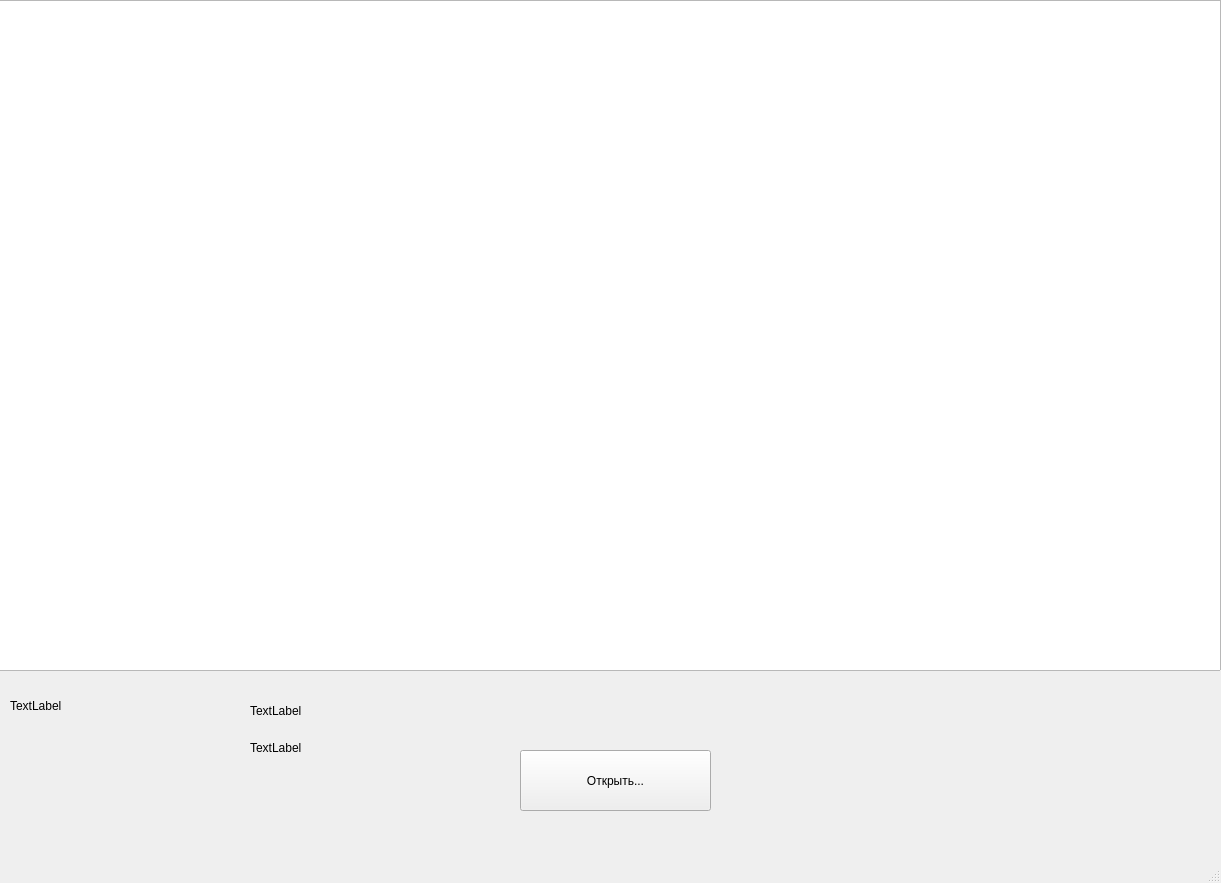
<?xml version="1.0" encoding="UTF-8"?>
<ui version="4.0">
 <class>MainWindow</class>
 <widget class="QMainWindow" name="MainWindow">
  <property name="geometry">
   <rect>
    <x>0</x>
    <y>0</y>
    <width>1221</width>
    <height>883</height>
   </rect>
  </property>
  <property name="windowTitle">
   <string>MainWindow</string>
  </property>
  <widget class="QWidget" name="centralwidget">
   <widget class="QTableView" name="tableView">
    <property name="geometry">
     <rect>
      <x>-20</x>
      <y>0</y>
      <width>1241</width>
      <height>671</height>
     </rect>
    </property>
   </widget>
   <widget class="QPushButton" name="pushButton">
    <property name="geometry">
     <rect>
      <x>520</x>
      <y>750</y>
      <width>191</width>
      <height>61</height>
     </rect>
    </property>
    <property name="text">
     <string>Открыть...</string>
    </property>
   </widget>
   <widget class="QLabel" name="label">
    <property name="geometry">
     <rect>
      <x>10</x>
      <y>690</y>
      <width>691</width>
      <height>31</height>
     </rect>
    </property>
    <property name="text">
     <string>TextLabel</string>
    </property>
   </widget>
   <widget class="QLabel" name="label_2">
    <property name="geometry">
     <rect>
      <x>250</x>
      <y>700</y>
      <width>111</width>
      <height>21</height>
     </rect>
    </property>
    <property name="text">
     <string>TextLabel</string>
    </property>
   </widget>
   <widget class="QLabel" name="label_3">
    <property name="geometry">
     <rect>
      <x>250</x>
      <y>740</y>
      <width>101</width>
      <height>16</height>
     </rect>
    </property>
    <property name="text">
     <string>TextLabel</string>
    </property>
   </widget>
  </widget>
  <widget class="QMenuBar" name="menubar">
   <property name="geometry">
    <rect>
     <x>0</x>
     <y>0</y>
     <width>1221</width>
     <height>22</height>
    </rect>
   </property>
  </widget>
  <widget class="QStatusBar" name="statusbar"/>
 </widget>
 <resources/>
 <connections/>
</ui>
